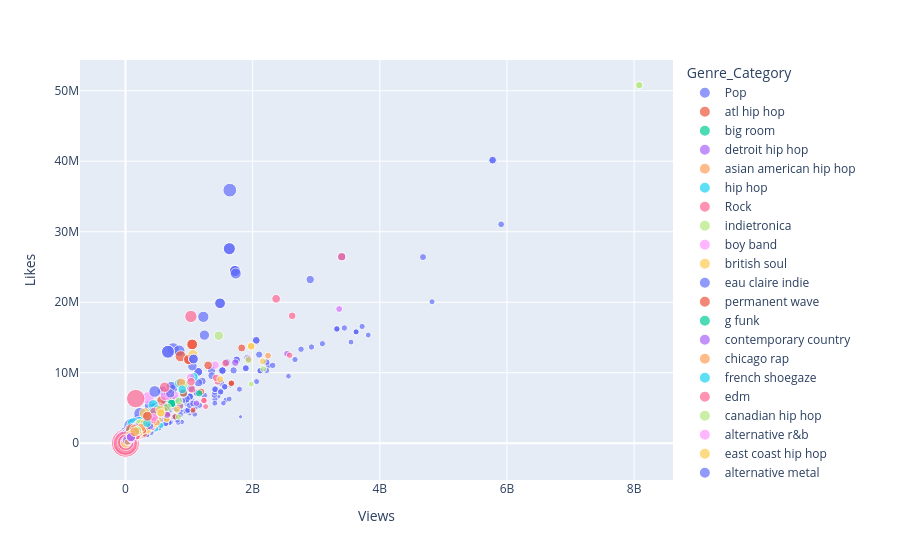

Notebook source saved alongside this figure:
### Code cell
px.scatter(consolidated_df, x="Views", y="Likes", color="Genre_Category", size='percentagelikeinviews', hover_data=['Artist'])
